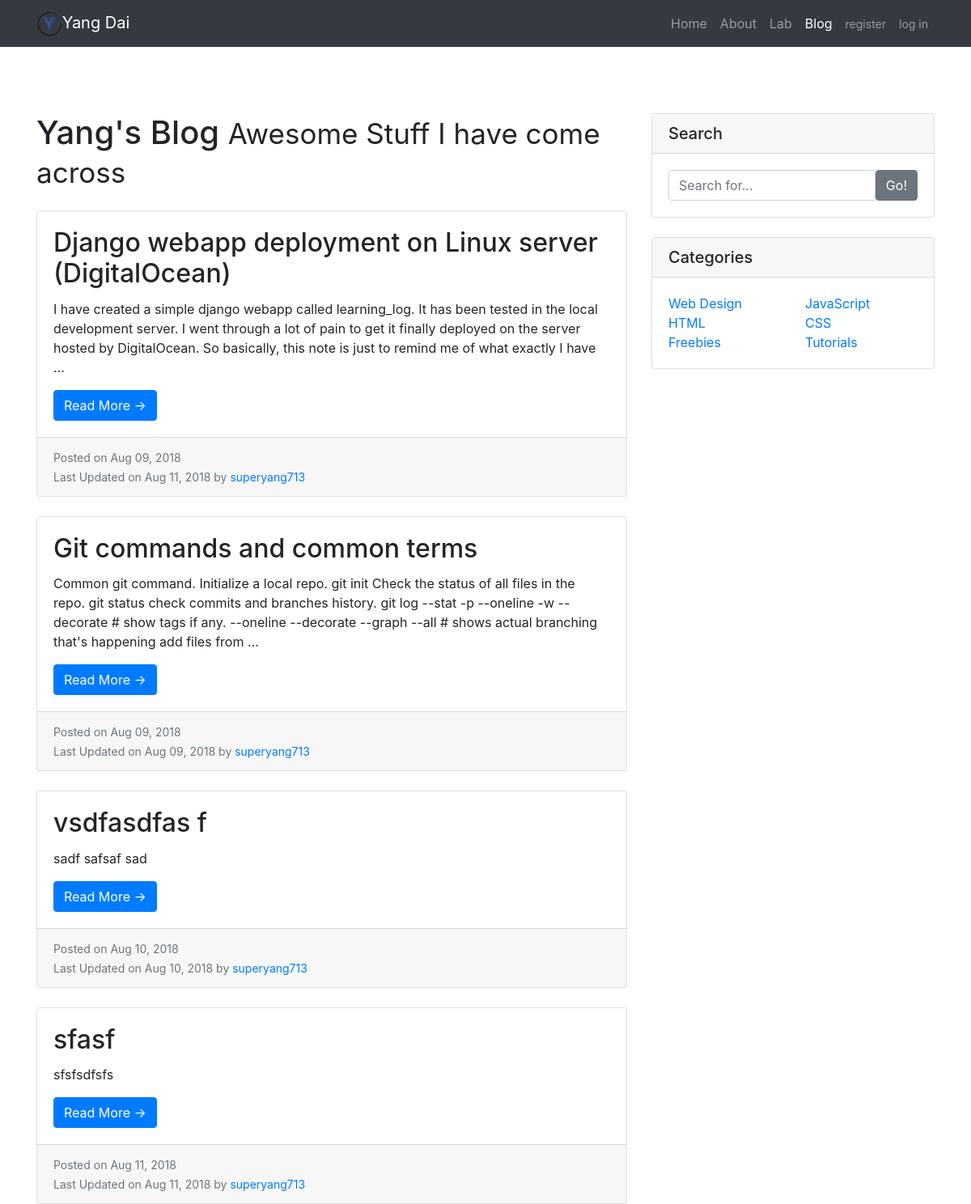
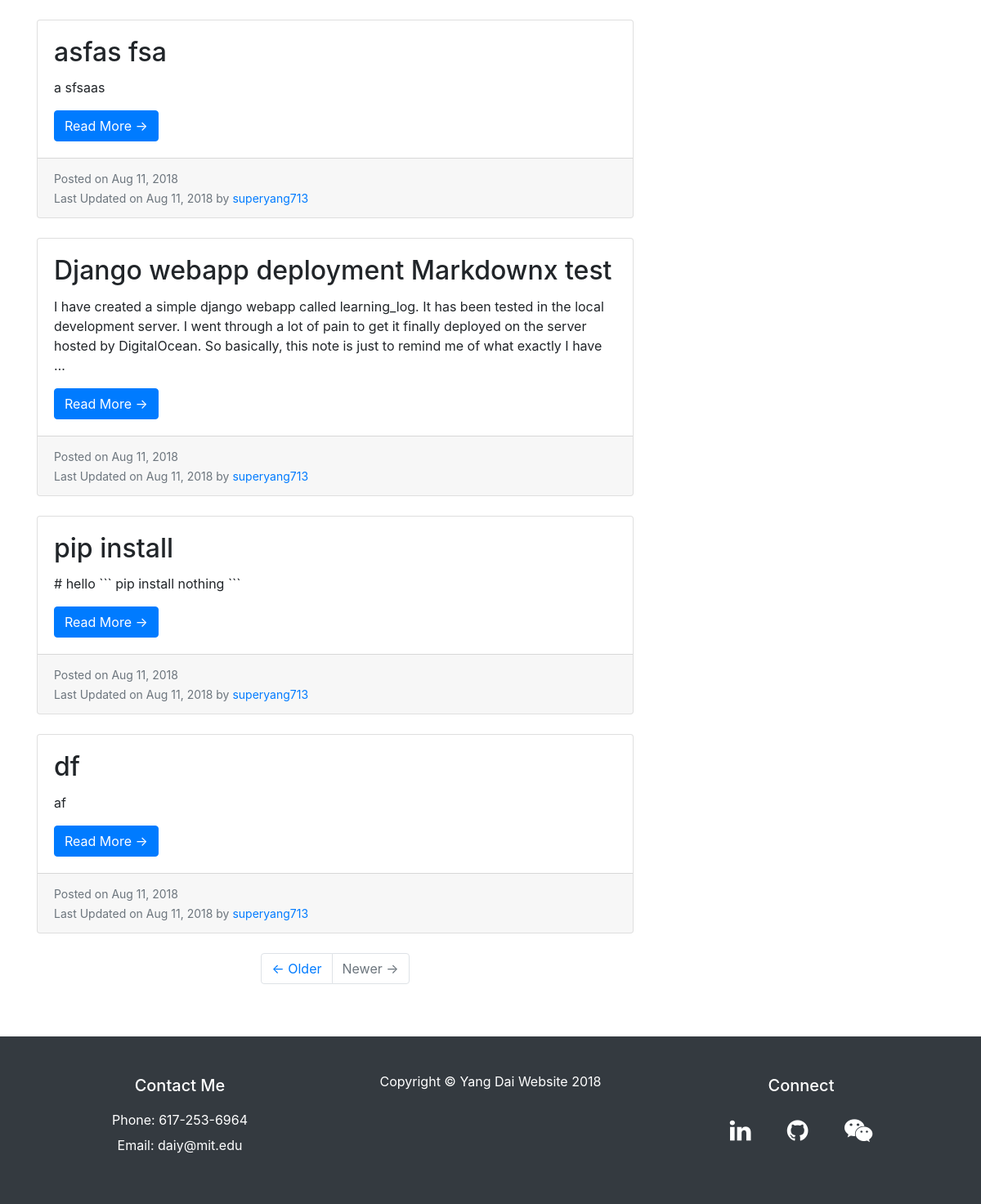
Screenshot of /blog/ with the database file from the repository (2 pictures, top to bottom).
### blog/models.py (models this page shows, shortened)
class Post(models.Model):
    author = models.ForeignKey('auth.User', on_delete=models.CASCADE)
    title = models.CharField(max_length=255)
    body = MarkdownxField()
    created_date = models.DateTimeField(default=timezone.now)
    published_date = models.DateTimeField(blank=True, null=True)
    slug = models.SlugField(max_length=140, unique=True)
    tag = models.ManyToManyField(Tag, related_name='posts')
    class Meta:
        verbose_name_plural = 'posts'
    def get_absolute_url(self):
        return reverse('blog:post_detail', kwargs={'slug': self.slug})

### blog/views.py (the view)
# urls.py: path(r'', PostListView.as_view(), name='post_list'),
class PostListView(ListView):
    model = Post
    paginate_by = 10
    template_name = 'blog/post_list.html'
    def get_context_data(self, **kwargs):
        context = super().get_context_data(**kwargs)
        context['posts'] = Post.objects.all().order_by('created_date')
        context['tags'] = Tag.objects.all()
        return context

### blog/templates/blog/post_list.html (shortened to what this page needs)
{% extends "home/base.html" %}
{% block content %}
  <div class="container">
    <div class="row">
      <div class="col-md-8">
        <h1 class="my-4">Yang's Blog
          <small>Awesome Stuff I have come across</small>
        </h1>
        {% for post in posts %}
          <div class="card mb-4">
            <div class="card-body">
              <h2 class="card-title">{{ post.title }}</h2>
              <p class="card-text">{{ post.body|striptags|truncatewords:50 }}</p>
              <a href="{{ post.get_absolute_url }}" class="btn btn-primary">Read More &rarr;</a>
            </div>
            <div class="card-footer text-muted">
              <small>
                Posted on {{ post.created_date|date:'M d, Y' }}
                <br>
                Last Updated on {{ post.published_date|date:'M d, Y' }} by
                <a href="{% url 'home:about' %}">{{ post.author }}</a>
              </small>
            </div>
          </div>
      {% endfor %}
        <ul class="pagination justify-content-center mb-4">
          <li class="page-item">
            <a class="page-link" href="#">&larr; Older</a>
          </li>
          <li class="page-item disabled">
            <a class="page-link" href="#">Newer &rarr;</a>
          </li>
        </ul>
      </div>
        <div class="col-md-4">
          <div class="card my-4">
            <h5 class="card-header">Search</h5>
            <div class="card-body">
              <div class="input-group">
                <input type="text" class="form-control" placeholder="Search for...">
                <span class="input-group-btn">
                  <button class="btn btn-secondary" type="button">Go!</button>
                </span>
              </div>
            </div>
          </div>
          <div class="card my-4">
            <h5 class="card-header">Categories</h5>
            <div class="card-body">
              <div class="row">
                <div class="col-lg-6">
                  <ul class="list-unstyled mb-0">
                    <li>
                      <a href="#">Web Design</a>
                    </li>
                    <li>
                      <a href="#">HTML</a>
                    </li>
                    <li>
                      <a href="#">Freebies</a>
                    </li>
                  </ul>
                </div>
                <div class="col-lg-6">
                  <ul class="list-unstyled mb-0">
                    <li>
                      <a href="#">JavaScript</a>
                    </li>
                    <li>
                      <a href="#">CSS</a>
                    </li>
                    <li>
                      <a href="#">Tutorials</a>
                    </li>
                  </ul>
                </div>
              </div>
            </div>
          </div>
        </div>
      </div>
    </div>
{% endblock content %}

### home/static/home/css/custom.css (style rules this page uses)
html { position: relative; min-height: 85%; }
body { margin-bottom: 60px; }
@media (min-width: 992px) { body { padding-top: 56px; } }
body > .container { padding: 60px 15px 0; }

### rows the page displays
Post: title "Django webapp deployment on Linux server (DigitalOcean)", body "I have created a simple django webapp called learning_log. It has been tested in the local development server. I went through a lot of pain to get it finally deployed on the server hosted by DigitalOcean. So basically, this note is just to remind me of what exactly I have …", created_date "Aug 09, 2018", published_date "Aug 11, 2018", author "superyang713"
Post: title "Git commands and common terms", body "Common git command. Initialize a local repo. git init Check the status of all files in the repo. git status check commits and branches history. git log --stat -p --oneline -w --decorate # show tags if any. --oneline --decorate --graph --all # shows actual branching that's happening add files from …", created_date "Aug 09, 2018", published_date "Aug 09, 2018", author "superyang713"
Post: title "vsdfasdfas f", body "sadf safsaf sad", created_date "Aug 10, 2018", published_date "Aug 10, 2018", author "superyang713"
Post: title "sfasf", body "sfsfsdfsfs", created_date "Aug 11, 2018", published_date "Aug 11, 2018", author "superyang713"
Post: title "asfas fsa", body "a sfsaas", created_date "Aug 11, 2018", published_date "Aug 11, 2018", author "superyang713"
Post: title "Django webapp deployment Markdownx test", body "I have created a simple django webapp called learning_log. It has been tested in the local development server. I went through a lot of pain to get it finally deployed on the server hosted by DigitalOcean. So basically, this note is just to remind me of what exactly I have …", created_date "Aug 11, 2018", published_date "Aug 11, 2018", author "superyang713"
Post: title "pip install", body "# hello ``` pip install nothing ```", created_date "Aug 11, 2018", published_date "Aug 11, 2018", author "superyang713"
Post: title "df", body "af", created_date "Aug 11, 2018", published_date "Aug 11, 2018", author "superyang713"
